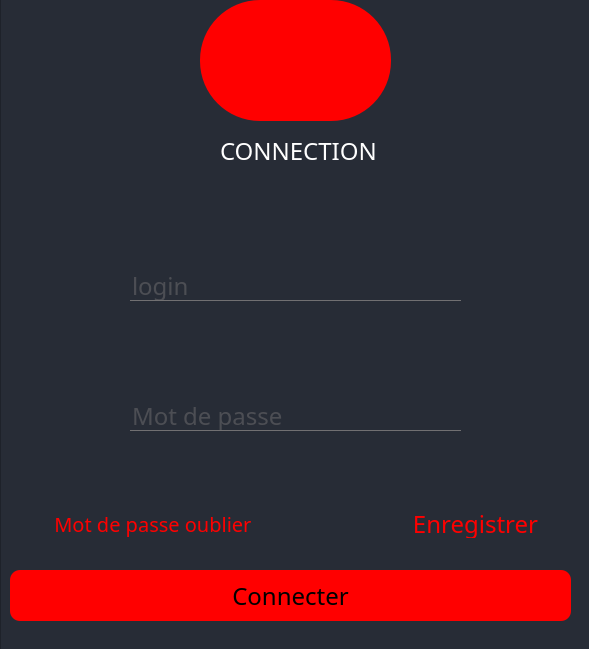
<?xml version="1.0" encoding="UTF-8"?>
<ui version="4.0">
 <class>MainWindow</class>
 <widget class="QMainWindow" name="MainWindow">
  <property name="geometry">
   <rect>
    <x>0</x>
    <y>0</y>
    <width>589</width>
    <height>649</height>
   </rect>
  </property>
  <property name="windowTitle">
   <string>Login</string>
  </property>
  <property name="styleSheet">
   <string notr="true">*{
	font-family:century gothic;
	font-size:24px;
}
QFrame
{
	background:rgb(39, 44, 54);
}

QPushButton
{
background-color: red ;/** for example **/
border-radius:10px;

}
QToolButton
{
image:url(:img/login.png);
background-color: red ;/** for example **/
border-radius:60px;

}
QLabel
{
color:white;
}
QMainWindow
{
background:transparent;
}

QPushButton:hover
{
background-color:rgb(170, 0, 0)  ;/** for example **/
	
border-radius:5px;

}
QLineEdit
{
background:transparent;
border:none;
color:#717072;
border-bottom:1px solid #717072;
}</string>
  </property>
  <widget class="QWidget" name="centralwidget">
   <widget class="QFrame" name="frame">
    <property name="geometry">
     <rect>
      <x>0</x>
      <y>-10</y>
      <width>601</width>
      <height>751</height>
     </rect>
    </property>
    <property name="frameShape">
     <enum>QFrame::StyledPanel</enum>
    </property>
    <property name="frameShadow">
     <enum>QFrame::Raised</enum>
    </property>
    <widget class="QLabel" name="label_2">
     <property name="geometry">
      <rect>
       <x>220</x>
       <y>130</y>
       <width>181</width>
       <height>61</height>
      </rect>
     </property>
     <property name="styleSheet">
      <string notr="true"/>
     </property>
     <property name="text">
      <string>CONNECTION</string>
     </property>
     <property name="alignment">
      <set>Qt::AlignLeading|Qt::AlignLeft|Qt::AlignVCenter</set>
     </property>
    </widget>
    <widget class="QToolButton" name="toolButton_2">
     <property name="geometry">
      <rect>
       <x>200</x>
       <y>10</y>
       <width>191</width>
       <height>121</height>
      </rect>
     </property>
     <property name="styleSheet">
      <string notr="true">image: url(:/login.png);</string>
     </property>
     <property name="text">
      <string/>
     </property>
    </widget>
    <widget class="QPushButton" name="pushButton_4">
     <property name="geometry">
      <rect>
       <x>10</x>
       <y>580</y>
       <width>561</width>
       <height>51</height>
      </rect>
     </property>
     <property name="text">
      <string>Connecter</string>
     </property>
    </widget>
    <widget class="QLineEdit" name="lineEdit_3">
     <property name="geometry">
      <rect>
       <x>130</x>
       <y>280</y>
       <width>331</width>
       <height>31</height>
      </rect>
     </property>
     <property name="text">
      <string/>
     </property>
     <property name="placeholderText">
      <string>login</string>
     </property>
    </widget>
    <widget class="QLineEdit" name="lineEdit_4">
     <property name="geometry">
      <rect>
       <x>130</x>
       <y>410</y>
       <width>331</width>
       <height>31</height>
      </rect>
     </property>
     <property name="text">
      <string/>
     </property>
     <property name="echoMode">
      <enum>QLineEdit::Password</enum>
     </property>
     <property name="placeholderText">
      <string>Mot de passe</string>
     </property>
    </widget>
    <widget class="QPushButton" name="pushButton_5">
     <property name="geometry">
      <rect>
       <x>390</x>
       <y>520</y>
       <width>171</width>
       <height>28</height>
      </rect>
     </property>
     <property name="styleSheet">
      <string notr="true">
QPushButton
{
	background-color: transparent;
	
	color: rgb(255, 0, 0);
	font-family:century gothic;
	font-size:24px;
}
QPushButton:hover
{
color:rgb(170, 0, 0)  ;/** for example **/
	
border-radius:5px;

}</string>
     </property>
     <property name="text">
      <string>Enregistrer</string>
     </property>
    </widget>
    <widget class="QPushButton" name="pushButton_6">
     <property name="geometry">
      <rect>
       <x>10</x>
       <y>520</y>
       <width>291</width>
       <height>28</height>
      </rect>
     </property>
     <property name="font">
      <font>
       <family>century gothic</family>
       <pointsize>-1</pointsize>
      </font>
     </property>
     <property name="styleSheet">
      <string notr="true">
QPushButton
{
	background-color: transparent;
	
	color: rgb(255, 0, 0);
	font-family:century gothic;
	font-size:20px;
}
QPushButton:hover
{
color:rgb(170, 0, 0)  ;/** for example **/
	
border-radius:5px;

}</string>
     </property>
     <property name="text">
      <string>Mot de passe oublier </string>
     </property>
    </widget>
   </widget>
  </widget>
 </widget>
 <resources/>
 <connections/>
</ui>
